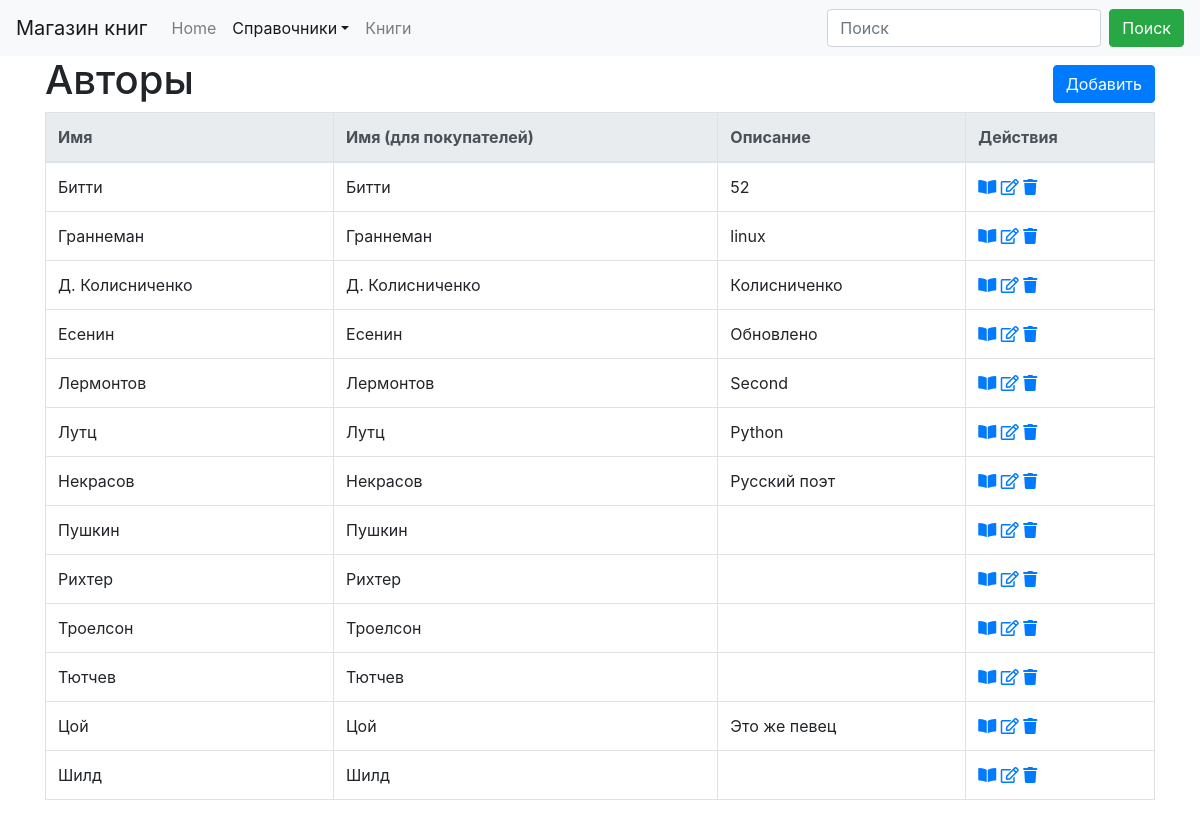
Page /ref/author/ on the earlier database version.
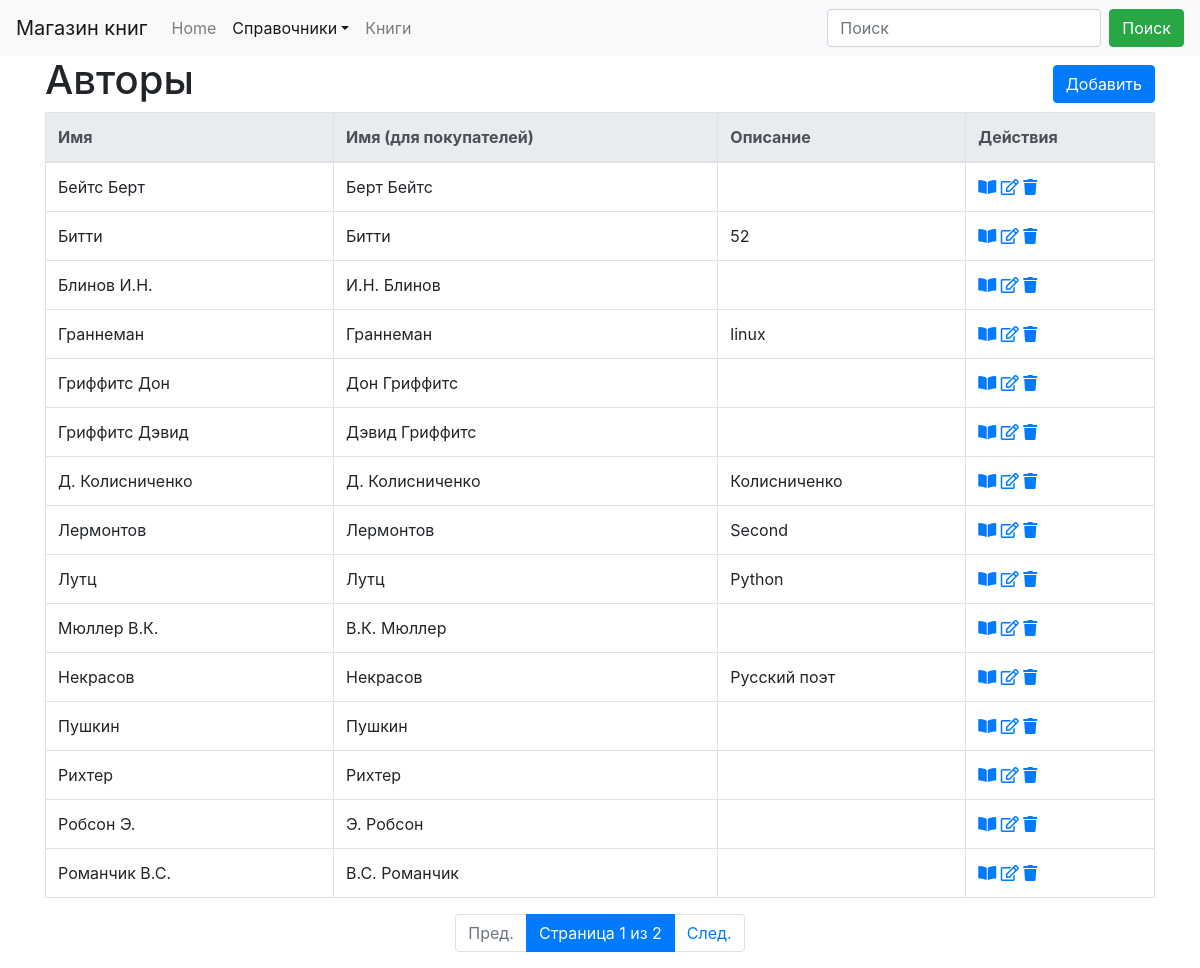
Same page on the later database version.
### dimensionsapp/models.py (models this page shows, shortened)
class Dimension(models.Model):
    name = models.CharField("Наименование", max_length=50, unique=True)
    description = models.TextField("Описание", blank=True, )
    class Meta:
        abstract = True
        ordering = ['name']

class Author(Dimension):
    biography = models.TextField("Биография", blank=True, )
    namePublic = models.CharField("Имя (для покупателя)", max_length=100)
    @classmethod
    def get_create_url(cls):
        return reverse_lazy('author_create')
    def get_detail_url(self):
        return reverse_lazy('author_detail', args=[self.pk])
    def get_update_url(self):
        return reverse_lazy('author_update', args=[self.pk])
    def get_delete_url(self):
        return reverse_lazy('author_delete', args=[self.pk])
    class Meta(Dimension.Meta):
        verbose_name = 'автор'
        verbose_name_plural = 'авторы'

### dimensionsapp/views.py (the view)
# urls.py: path('author/', AuthorListView.as_view(), name='author_list'),
class AuthorListView(ListViewFilter):
    model = Author
    form = SearchFormAuthor

### dimensionsapp/form.py
class SearchFormAuthor(forms.Form):
    search = forms.CharField(label='Имя', required=False)

### dimensionsapp/templatetags/paginator_page.py (called while the page is built)
@register.filter
def paginator_page(value, arg):
    qd = value.copy()
    qd['page'] = arg
    return '?' + qd.urlencode()

### dimensionsapp/views.py (called while the page is built)
    def get_context_data(self, *, object_list=None, **kwargs):
        context = super().get_context_data(**kwargs)
        if 'search' in self.request.GET:
            context['form'] = self.form({'search': self.request.GET['search']})
            context['search_string'] = self.request.GET['search']
        else:
            context['form'] = self.form()
        return context

    def get_queryset(self):
        qs = super().get_queryset()
        if 'search' in self.request.GET and self.request.GET['search'] != '':
            name = self.request.GET['search']
            qs = qs.filter(name__icontains=name)
        return qs

### dimensionsapp/templates/dimensionsapp/author_list.html (shortened to what this page needs)
{% extends 'dimension_list.html' %}
{% block list_header %}
    <th>Имя</th>
    <th>Имя (для покупателей)</th>
    <th>Описание</th>
{% endblock %}
{% block list_element %}
    <td>{{ object.name }}</td>
    <td>{{ object.namePublic }}</td>
    <td>{{  object.description }}</td>
{% endblock %}
{% block header %}
        <H1>Авторы</H1>
{% endblock %}

### templates/dimension_list.html (shortened to what this page needs)
{% extends 'base.html' %}
{% load static %}
{% load crispy_forms_tags %}
{% load paginator_page %}
{% block navbar %}
    {% include 'navbar.html' with search_tag="search" active="dimension"%}
{% endblock %}
{% block body %}
    <div class="container">
        <div class="row align-items-center">
            <div class="col-auto">
                {% block header %}{% endblock %}
            </div>
            <div class="col text-right" >
                    {% block create %}
                    <a href="{% block create_ankor %}{{ object_list.model.get_create_url }}{% endblock %}" class="btn btn-primary my-1" >Добавить</a>
                    {% endblock %}
            </div>
        </div>
        <table class="table table-bordered">
            {% block dimension_list %}
                <thead class="thead-light">
                    <tr>
                        {% block list_header %}{% endblock %}
                        <th>Действия</th>
                    </tr>
                </thead>
                <tbody>
                    {% for object in object_list %}
                        <tr>
                        {% block list_element %}{% endblock %}
                            <td>
                                <a href="{% block  url_view%}{{ object.get_detail_url }}{% endblock %}" title="Посмотреть"><i class="fas fa-book-open"></i></a>
                                <a href="{% block  url_edit%}{{ object.get_update_url }}{% endblock %}" title="Править"><i class="far fa-edit"></i></a>
                                <a href="{% block  url_delete%}{{ object.get_delete_url }}{% endblock %}" title="Удалить"><i class="fas fa-trash"></i></a>
                            </td>
                        </tr>
                    {% endfor %}
                </tbody>
            {% endblock %}
        </table>
        {% block paginator %}
        {% if is_paginated %}
            <ul class="pagination  justify-content-center">
                {% if page_obj.has_previous %}
                    <li class="page-item">
                        <a href="{{ view.request.GET|paginator_page:page_obj.previous_page_number }}" class="page-link">Пред.</a>
                    </li>
                {% else %}
                    <li class="page-item disabled">
                        <a href="#" tabindex="-1" class="page-link">Пред.</a>
                    </li>
                {% endif %}
                <li class="page-item active">
                    <span class="page-link"> Страница {{ page_obj.number }} из {{ page_obj.paginator.num_pages }}</span>
                </li>
                {% if page_obj.has_next %}
                    <li class="page-item">
                        <a href="{{ view.request.GET|paginator_page:page_obj.next_page_number }}" class="page-link">След.</a>
                    </li>
                {% else %}
                    <li class="page-item disabled">
                        <a href="#" tabindex="-1" class="page-link">След.</a>
                    </li>
                {% endif %}
            </ul>
        {% endif %}
        {% endblock paginator%}
    </div>
{% endblock body %}

Differences in the rows shown:
removed Author: name "Есенин", namePublic "Есенин", description "Обновлено"
no longer on this page (row unchanged): Author: name "Троелсон", namePublic "Троелсон"
no longer on this page (row unchanged): Author: name "Тютчев", namePublic "Тютчев"
removed Author: name "Цой", namePublic "Цой", description "Это же певец"
no longer on this page (row unchanged): Author: name "Шилд", namePublic "Шилд"
added Author: name "Бейтс Берт", namePublic "Берт Бейтс"
added Author: name "Блинов И.Н.", namePublic "И.Н. Блинов"
added Author: name "Гриффитс Дон", namePublic "Дон Гриффитс"
added Author: name "Гриффитс Дэвид", namePublic "Дэвид Гриффитс"
added Author: name "Мюллер В.К.", namePublic "В.К. Мюллер"
added Author: name "Робсон Э.", namePublic "Э. Робсон"
added Author: name "Романчик В.С.", namePublic "В.С. Романчик"
Other differences:
{{ page_obj.number }}: (not shown) → "1"
{{ page_obj.paginator.num_pages }}: (not shown) → "2"
text now shown: "Пред. Страница из След."
